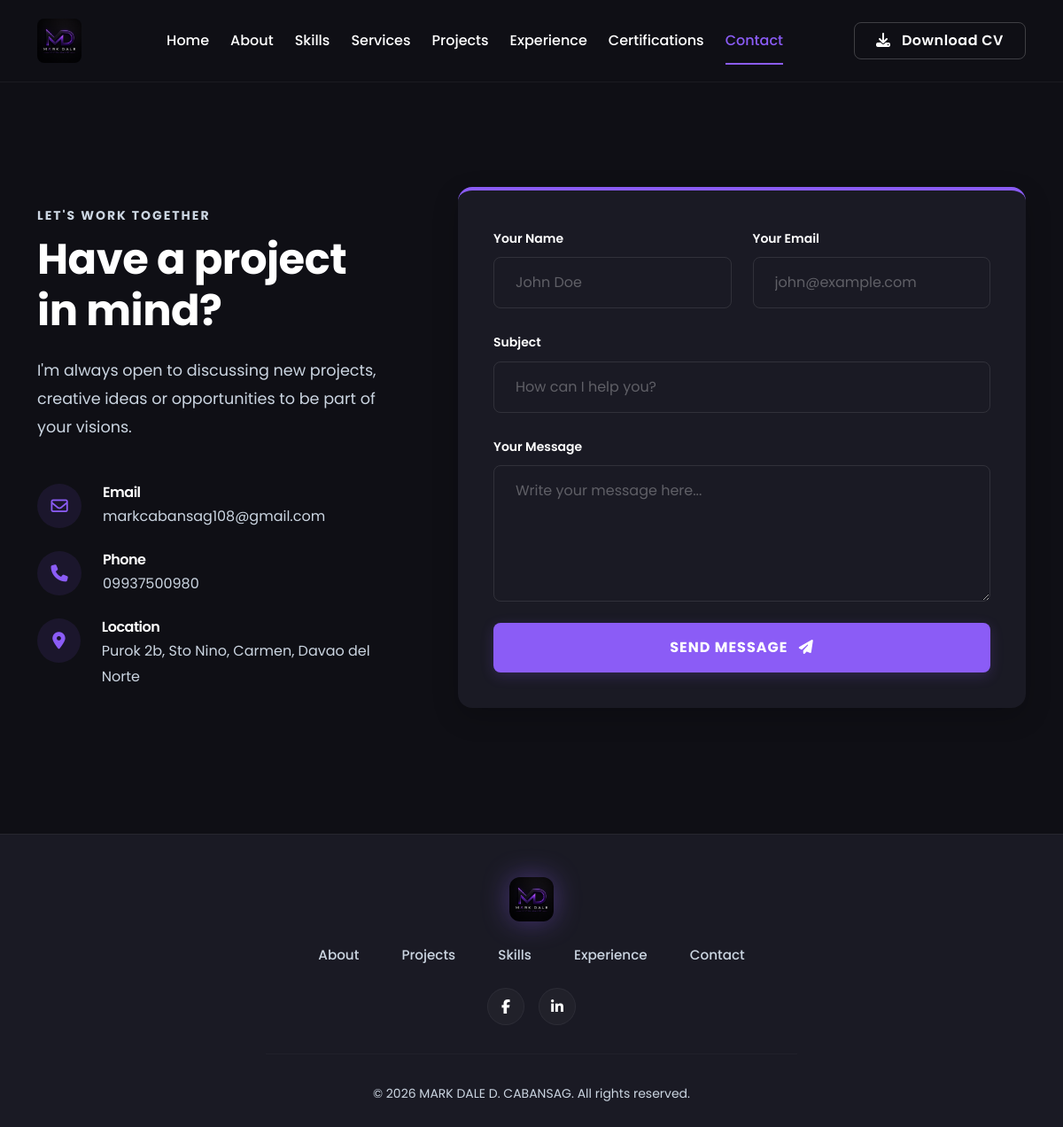
The page /contact.php on the database its author committed.
### tables this page shows
CREATE TABLE `settings` (
  `id` int(11) NOT NULL,
  `site_title` varchar(255) DEFAULT 'Mark Dale D. Cabansag',
  `hero_title` varchar(255) DEFAULT 'INFORMATION SYSTEMS STUDENT',
  `hero_name` varchar(255) DEFAULT 'MARK DALE D. CABANSAG',
  `objective` text DEFAULT NULL,
  `email` varchar(255) DEFAULT 'markcabansag108@gmail.com',
  `phone` varchar(50) DEFAULT '0993-740-0980',
  `location` varchar(255) DEFAULT 'Purok 2b, Sto Nino, Carmen, Davao del Norte',
  `linkedin` varchar(255) DEFAULT 'https://www.linkedin.com/in/mark-dale-cabansag-010105409/',
  `github` varchar(255) DEFAULT ''
);

### contact.php (the view, shortened to what this page needs)
<?php
require_once 'includes/db.php';
require_once 'includes/header.php';
?>
<section class="py-5 min-vh-100 d-flex align-items-center">
    <div class="container">
        <div class="row align-items-center mt-4">
            <div class="col-lg-5 mb-5 mb-lg-0 pe-lg-5">
                <span class="text-uppercase tracking-wider fw-bold mb-2 d-block text-muted small" style="letter-spacing: 2px;">LET'S WORK TOGETHER</span>
                <h2 class="display-5 fw-bold text-white mb-4" style="line-height: 1.2;">Have a project<br>in mind?</h2>
                <p class="text-muted mb-5" style="line-height: 1.8; font-size: 1.1rem;">
                    I'm always open to discussing new projects, creative ideas or opportunities to be part of your visions.
                </p>
                <div class="d-flex flex-column gap-4">
                    <div class="d-flex gap-4 align-items-start">
                        <div class="d-flex align-items-center justify-content-center rounded-circle" style="width: 50px; height: 50px; background-color: rgba(139, 92, 246, 0.1); color: var(--primary-color); font-size: 1.2rem;">
                            <i class="far fa-envelope"></i>
                        </div>
                        <div>
                            <h6 class="text-white mb-1 fw-semibold">Email</h6>
                            <a href="mailto:<?= htmlspecialchars($settings['email'] ?? '') ?>" class="text-muted text-decoration-none"><?= htmlspecialchars($settings['email'] ?? '') ?></a>
                        </div>
                    </div>
                    <div class="d-flex gap-4 align-items-start">
                        <div class="d-flex align-items-center justify-content-center rounded-circle" style="width: 50px; height: 50px; background-color: rgba(139, 92, 246, 0.1); color: var(--primary-color); font-size: 1.2rem;">
                            <i class="fas fa-phone"></i>
                        </div>
                        <div>
                            <h6 class="text-white mb-1 fw-semibold">Phone</h6>
                            <p class="text-muted mb-0"><?= htmlspecialchars($settings['phone'] ?? '') ?></p>
                        </div>
                    </div>
                    <div class="d-flex gap-4 align-items-start">
                        <div class="d-flex align-items-center justify-content-center rounded-circle" style="width: 50px; height: 50px; background-color: rgba(139, 92, 246, 0.1); color: var(--primary-color); font-size: 1.2rem;">
                            <i class="fas fa-map-marker-alt"></i>
                        </div>
                        <div>
                            <h6 class="text-white mb-1 fw-semibold">Location</h6>
                            <p class="text-muted mb-0"><?= htmlspecialchars($settings['location'] ?? '') ?></p>
                        </div>
                    </div>
                </div>
            </div>
            <div class="col-lg-7">
                <div class="custom-card border-0" style="padding: 40px; background-color: var(--surface-color); border-top: 4px solid var(--primary-color) !important;">
                    <form method="POST" action="" id="contactForm">
                        <div class="row g-4">
                            <div class="col-md-6">
                                <label class="form-label text-white small fw-semibold">Your Name</label>
                                <input type="text" name="name" class="form-control px-4 py-3 bg-transparent text-white" placeholder="John Doe" required style="border-color: rgba(255,255,255,0.1) !important; border-radius: 8px;">
                            </div>
                            <div class="col-md-6">
                                <label class="form-label text-white small fw-semibold">Your Email</label>
                                <input type="email" name="email" class="form-control px-4 py-3 bg-transparent text-white" placeholder="john@example.com" required style="border-color: rgba(255,255,255,0.1) !important; border-radius: 8px;">
                            </div>
                            <div class="col-12">
                                <label class="form-label text-white small fw-semibold">Subject</label>
                                <input type="text" name="subject" class="form-control px-4 py-3 bg-transparent text-white" placeholder="How can I help you?" required style="border-color: rgba(255,255,255,0.1) !important; border-radius: 8px;">
                            </div>
                            <div class="col-12">
                                <label class="form-label text-white small fw-semibold">Your Message</label>
                                <textarea name="message" class="form-control px-4 py-3 bg-transparent text-white" rows="5" placeholder="Write your message here..." required style="border-color: rgba(255,255,255,0.1) !important; border-radius: 8px;"></textarea>
                            </div>
                            <div class="col-12 mt-4">
                                <button type="submit" class="btn btn-primary-custom w-100 py-3 fw-bold" style="letter-spacing: 1px;">SEND MESSAGE <i class="fas fa-paper-plane ms-2"></i></button>
                            </div>
                        </div>
                    </form>
                </div>
            </div>
        </div>
    </div>
</section>
<?php require_once 'includes/footer.php'; ?>

### includes/footer.php (shortened to what this page needs)
<footer class="pt-5 pb-4 mt-5 border-top" style="border-color: rgba(255,255,255,0.05) !important; background-color: var(--surface-color);">
    <div class="container text-center">
        <a href="./" class="d-inline-block mb-4 text-decoration-none">
            <img src="assets/images/logo.png" alt="MD Logo" style="height: 50px; width: auto; border-radius: 12px; filter: drop-shadow(0 0 15px rgba(139, 92, 246, 0.4));">
        </a>
        <div class="d-flex flex-wrap justify-content-center gap-3 gap-md-5 mb-4 footer-nav-links">
            <a href="about" class="text-muted text-decoration-none">About</a>
            <a href="projects" class="text-muted text-decoration-none">Projects</a>
            <a href="skills" class="text-muted text-decoration-none">Skills</a>
            <a href="experience" class="text-muted text-decoration-none">Experience</a>
            <a href="contact" class="text-muted text-decoration-none">Contact</a>
        </div>
        <div class="d-flex justify-content-center gap-3 mb-2">
            <a href="https://www.facebook.com/markdalecabansag1" class="social-icon-footer" target="_blank"><i class="fab fa-facebook-f"></i></a>
            <?php if(!empty($settings['linkedin'])): ?>
            <a href="<?= htmlspecialchars($settings['linkedin']) ?>" class="social-icon-footer" target="_blank"><i class="fab fa-linkedin-in"></i></a>
            <?php endif; ?>
        </div>
        <hr style="border-color: rgba(255,255,255,0.1); margin: 2rem auto; width: 100%; max-width: 600px;">
        <p class="text-muted small mb-0">&copy; <?= date('Y') ?> <?= htmlspecialchars($settings['hero_name'] ?? 'Mark Dale D. Cabansag') ?>. All rights reserved.</p>
    </div>
</footer>
</body>
</html>

### assets/css/style.css (style rules this page uses)
:root { --bg-color: #0f0f15; --surface-color: #1a1a24; --surface-light: #252533; --primary-color: #8b5cf6; --primary-hover: #a78bfa; --text-main: #ffffff; --text-muted: #cbd5e1; --font-family: 'Poppins', sans-serif; }
body { background-color: var(--bg-color); color: var(--text-main); font-family: var(--font-family); -webkit-font-smoothing: antialiased; font-size: 16px; line-height: 1.8; }
.text-muted { color: var(--text-muted) !important; }
a { text-decoration: none; transition: all 0.3s ease; }
h1, h2, h3, h4, h5, h6 { color: var(--text-main); font-weight: 600; letter-spacing: -0.5px; }
.btn { padding: 14px 30px; font-size: 1rem; font-weight: 600; border-radius: 8px; letter-spacing: 0.5px; }
.btn-primary-custom { background-color: var(--primary-color); color: white; border: none; box-shadow: 0 4px 15px rgba(139, 92, 246, 0.2); }
.custom-card { background-color: var(--surface-color); border: 1px solid rgba(255, 255, 255, 0.05); border-radius: 16px; padding: 35px; transition: all 0.4s ease; box-shadow: 0 10px 30px rgba(0, 0, 0, 0.2); }

### contact.php (style rules this page uses)
#contactForm .form-control::placeholder { color: rgba(255,255,255,0.3); }

### includes/footer.php (style rules this page uses)
.footer-nav-links a { font-weight: 500; font-size: 0.95rem; transition: color 0.3s ease; }
.social-icon-footer { display: inline-flex; align-items: center; justify-content: center; width: 42px; height: 42px; background-color: rgba(255,255,255,0.03); color: var(--text-main); border-radius: 50%; transition: all 0.3s ease; border: 1px solid rgba(255,255,255,0.05); }

### rows shown on the page
settings: email "markcabansag108@gmail.com", phone "09937500980", location "Purok 2b, Sto Nino, Carmen, Davao del Norte", hero_name "MARK DALE D. CABANSAG"
